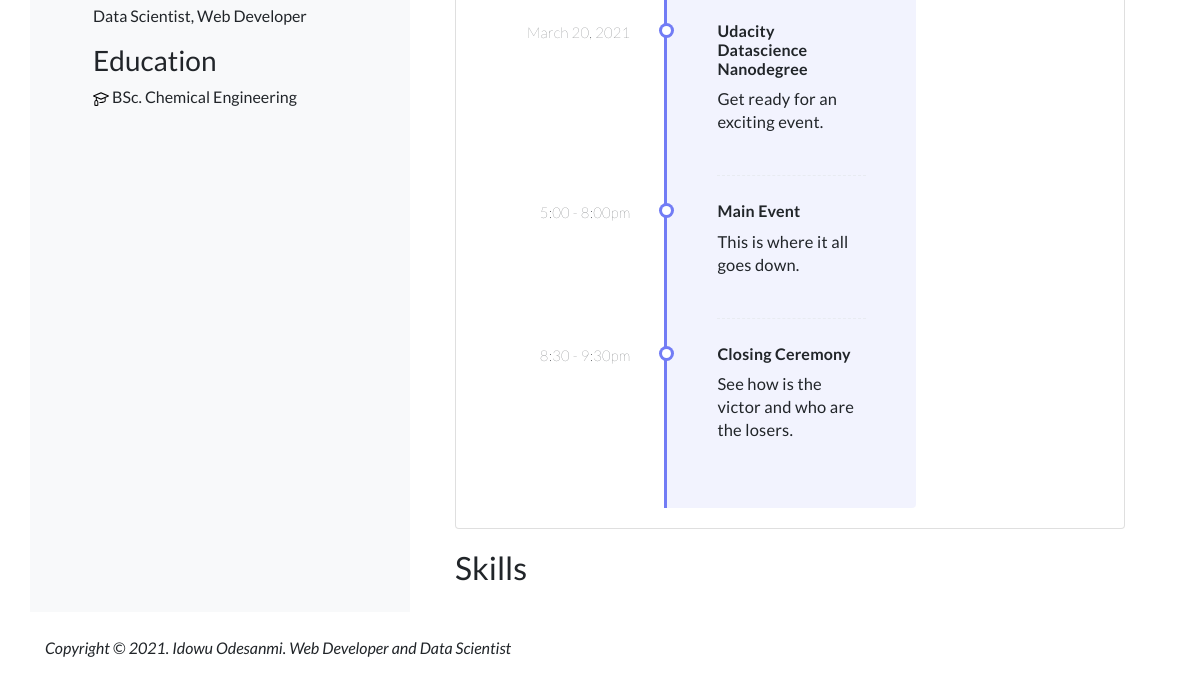
Page /about/ (lower part) on the earlier database version.
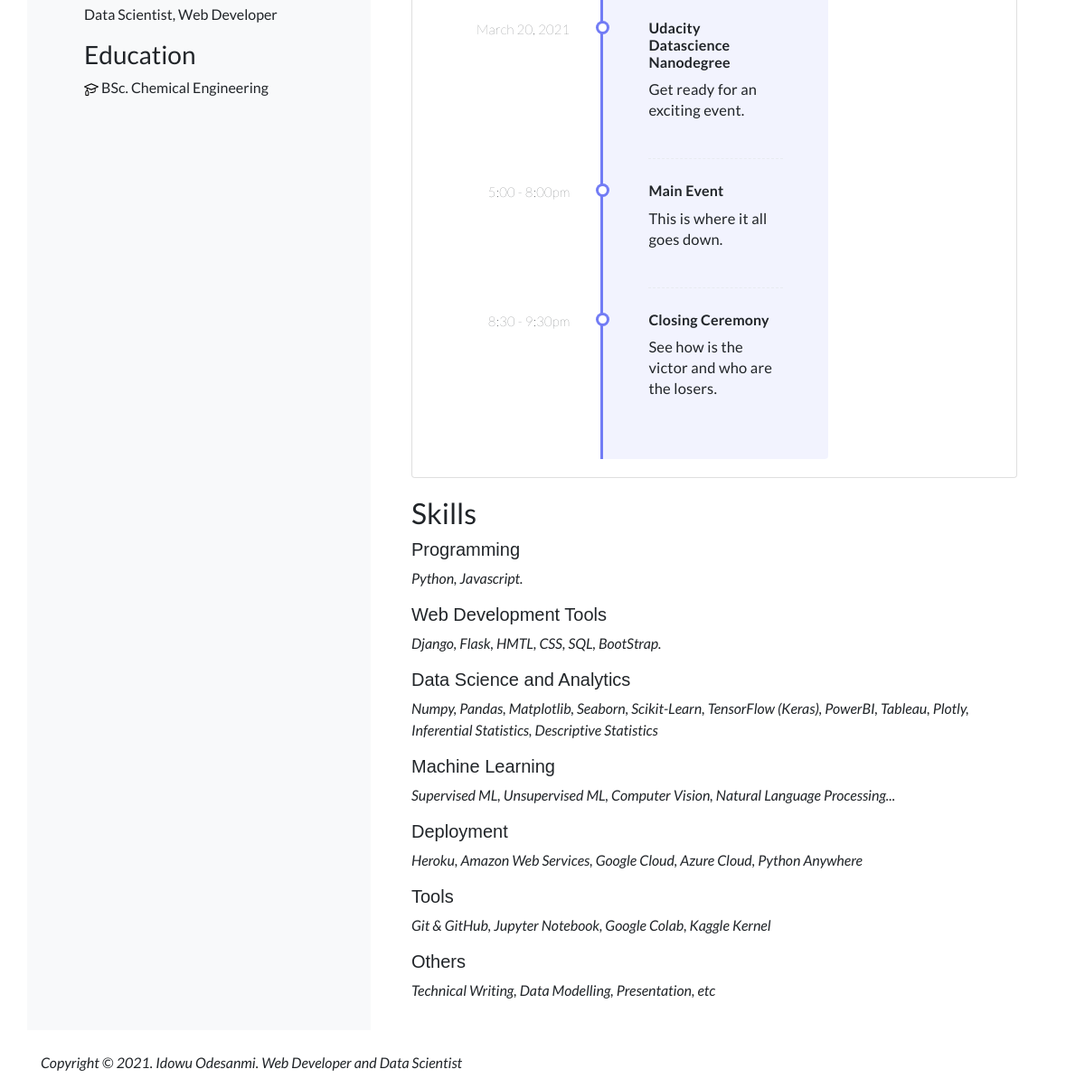
Same page on the later database version.
### about/models.py (models this page shows, shortened)
class Aboutme(models.Model):
    title = models.CharField(max_length=200)
    description = models.TextField()
    url = models.URLField(blank=True)
    date = models.DateField(default = date.today)

### about/views.py (the view)
# urls.py: path('', views.about, name='about'),
def about(request):
    entries = Aboutme.objects.order_by('-date')
    return render(request, 'about/aboutme.html',{'entries':entries})

### about/templates/about/aboutme.html (shortened to what this page needs)
{% extends 'projects/base.html' %}
{% load static %}
{% block content %}
    <div class="row justify-content-md-center">
        <div class="col-4 py-3 px-lg-5 bg-light">
            <div class="container-fluid" id="profile_data">
                <div class="work_education">
                        <p>Data Scientist, Web Developer</p>
                    <h3>Education</h3>
                        <p>
                            <span class="icons_svg"></span>
                            BSc. Chemical Engineering
                        </p>
                </div>
            </div>
        </div>
        <div class="col-8 justify-content-md-center my-3">
            <div class="container">
            <div class="container">
                <div class="row">
                    <div class="col-md-12">
                        <div class="card">
                            <div class="card-body">
                                <div id="content">
                                    <ul class="timeline">
                                        <li class="event" data-date="March 20, 2021">
                                            <h3>Udacity Datascience Nanodegree</h3>
                                            <p>Get ready for an exciting event.</p>
                                        </li>
                                        <li class="event" data-date="5:00 - 8:00pm">
                                            <h3>Main Event</h3>
                                            <p>This is where it all goes down. </p>
                                        </li>
                                        <li class="event" data-date="8:30 - 9:30pm">
                                            <h3>Closing Ceremony</h3>
                                            <p>See how is the victor and who are the losers. </p>
                                        </li>
                                    </ul>
                                </div>
                            </div>
                        </div>
                    </div>
                </div>
            </div>
            <div class="container-fluid" style="margin-top: 20px;">
                <div class="">
                    <h2>Skills</h2>
                </div>
                {% for skill in entries %}
                <div>
                       <div> <h5 style="font-family: 'Franklin Gothic Medium', 'Arial Narrow', Arial, sans-serif;"> {{ skill.title }}</h5></div>
                        <div><p style="font-style: oblique;">{{ skill.description|safe }}</p></div>
                </div>
                {% endfor %}
            </div>
        </div>
    </div>
{% endblock %}

Differences in the rows shown:
added Aboutme: title "Programming", description "Python, Javascript."
added Aboutme: title "Web Development Tools", description "Django, Flask, HMTL, CSS, SQL, BootStrap."
added Aboutme: title "Data Science and Analytics", description "Numpy, Pandas, Matplotlib, Seaborn, Scikit-Learn, TensorFlow (Keras), PowerBI, Tableau, Plotly, Inferential Statistics, Descriptive Statistics"
added Aboutme: title "Machine Learning", description "Supervised ML, Unsupervised ML, Computer Vision, Natural Language Processing..."
added Aboutme: title "Deployment", description "Heroku, Amazon Web Services, Google Cloud, Azure Cloud, Python Anywhere"
added Aboutme: title "Tools", description "Git & GitHub, Jupyter Notebook, Google Colab, Kaggle Kernel"
added Aboutme: title "Others", description "Technical Writing, Data Modelling, Presentation, etc"
